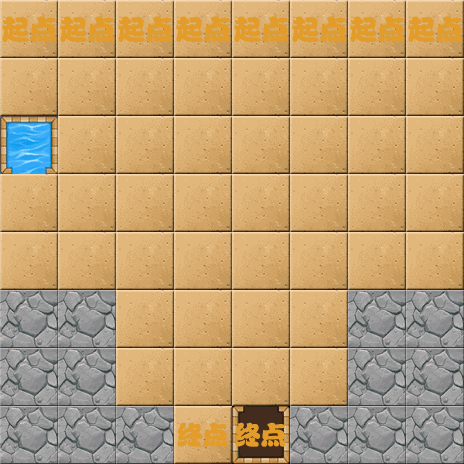

A 2D game scene composited from a Tiled map and its tileset images. What follows is a short description and the map's XML, with each tile layer's data collapsed to a summary:
An orthogonal 8x8 tile map with 58x58 px tiles, 8 tile layers (1-layer, 2-layer, 3-layer, 4-layer, ...).

<map version="1.0" orientation="orthogonal" renderorder="right-down" width="8" height="8" tilewidth="58" tileheight="58">
 <tileset firstgid="1" name="backgroundBlock" tilewidth="58" tileheight="58">
  <image source="backgroundBlock.png" width="348" height="870" />
 </tileset>
 <layer name="1-layer" width="8" height="8">
  <data>[64 cells, 47 non-empty, 2 distinct tile ids]</data>
 </layer>
 <layer name="2-layer" width="8" height="8">
  <data>[64 cells, 58 non-empty, 6 distinct tile ids]</data>
 </layer>
 <layer name="3-layer" width="8" height="8">
  <data>[64 cells, 62 non-empty, 3 distinct tile ids]</data>
 </layer>
 <layer name="4-layer" width="8" height="8">
  <data>[64 cells, 55 non-empty, 1 distinct tile ids]</data>
 </layer>
 <layer name="5-layer" width="8" height="8">
  <data>[64 cells, 57 non-empty, 1 distinct tile ids]</data>
 </layer>
 <layer name="6-layer" width="8" height="8">
  <data>[64 cells, 51 non-empty, 4 distinct tile ids]</data>
 </layer>
 <layer name="7-layer" width="8" height="8">
  <data>[64 cells, 63 non-empty, 1 distinct tile ids]</data>
 </layer>
 <layer name="8-layer" width="8" height="8">
  <data>[64 cells, 63 non-empty, 3 distinct tile ids]</data>
 </layer>
</map>
